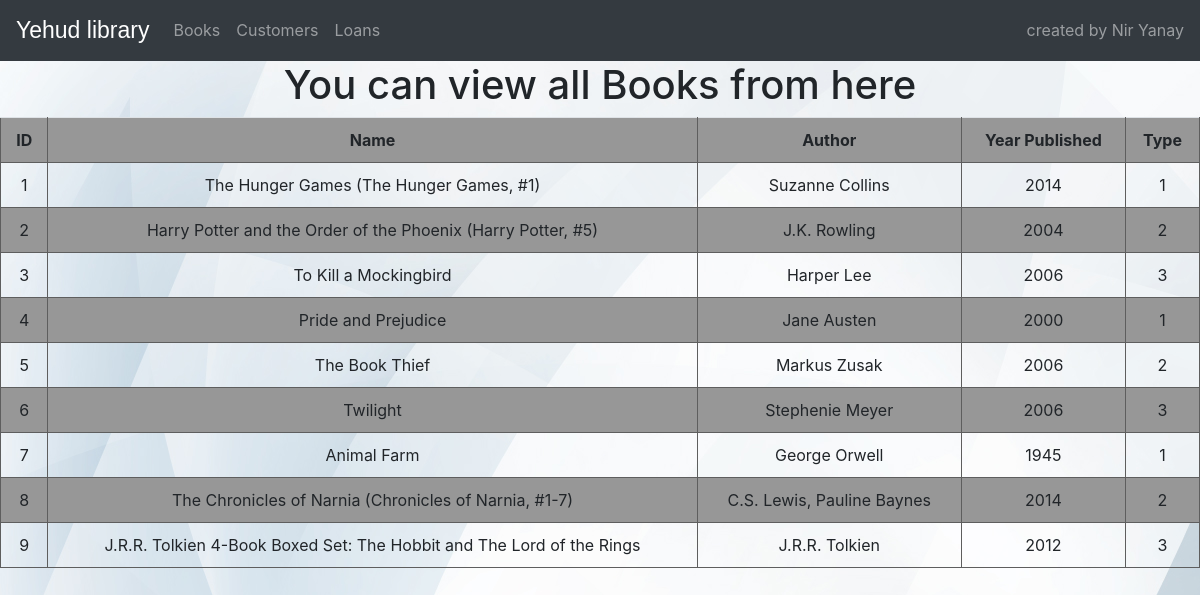
The app's page /Books/displayAllBooks with its own data.
### tables this page shows
CREATE TABLE Books (
            ID int,name text,author text,yearPublished int,type int
            ,PRIMARY KEY (ID));

### main.py (the view)
@api.route("/Books/displayAllBooks", methods=['GET', 'POST'])
def displayAllBooks():
    return tBooks.Book.displayAllBooks(tBooks.Book)

### tools/Books.py (called while the page is built)
    def displayAllBooks(self):
        self.cur.execute("SELECT * FROM Books")
        self.con.commit()
        Books = self.cur.fetchall()
        for book in Books:
            print(book)
        return render_template("/Books/displayAllBooks.html", Books=Books)

### templates/Books/displayAllBooks.html (shortened to what this page needs)
<link rel="stylesheet" href="https://cdn.jsdelivr.net/npm/bootstrap@4.0.0/dist/css/bootstrap.min.css">
{%extends 'layout.html'%}
{%block content%}
<body background="/static/image/BG.jpg">
<h1 class="text-center">You can view all Books from here</h1>
  </div>
  <div class="table-responsive">
    <table class="table">
        <tr>
            <th>ID</th>
            <th>Name</th>
            <th>Author</th>
            <th>Year Published</th>
            <th>Type</th>
        </tr>
        {% for book in Books %}
        <tr>
            <td>{{book[0]}}</td>
            <td>{{book[1]}}</td>
            <td>{{book[2]}}</td>
            <td>{{book[3]}}</td>
            <td>{{book[4]}}</td>
        </tr>
        {% endfor %}
    </table>
</div>
</body>
{%endblock%}

### templates/layout.html (shortened to what this page needs)
<!doctype html>
<html>
  <link rel="stylesheet" href="https://cdn.jsdelivr.net/npm/bootstrap@4.0.0/dist/css/bootstrap.min.css">
<head>
  <link rel="stylesheet" href="https://stackpath.bootstrapcdn.com/bootstrap/4.3.1/css/bootstrap.min.css">
</head>
<body>
  <nav class="navbar navbar-expand-lg navbar-dark bg-dark">
    <a class="navbar-brand" href="/homePage">Yehud library</a>
    <div class="collapse navbar-collapse" id="navbarText">
      <ul class="navbar-nav mr-auto">
        <li class="nav-item">
          <a class="nav-link" href="/Books">Books</a>
        </li>
        <li class="nav-item">
          <a class="nav-link" href="/Customers">Customers</a>
        </li>
        <li class="nav-item">
          <a class="nav-link" href="/Loans">Loans</a>
        </li>
      </ul>
      <span class="navbar-text">
        created by Nir Yanay
      </span>
    </div>
  </nav>
  <div id="content">{% block content %}{% endblock %}</div>
</body>
</html>

### templates/layout.html (style rules this page uses)
.navbar-brand { font-size: 23px; font-family: sans-serif; }
table { border-collapse: collapse; width: 50%; text-align: center; }
th, td { padding: 0.25rem; text-align: center; border: 1px solid rgb(94, 94, 94); }
tbody tr:nth-child(odd) { background: rgb(151, 151, 151); }

### records on screen
Books: ID "1", name "The Hunger Games (The Hunger Games, #1)", author "Suzanne Collins", yearPublished "2014", type "1"
Books: ID "2", name "Harry Potter and the Order of the Phoenix (Harry Potter, #5)", author "J.K. Rowling", yearPublished "2004", type "2"
Books: ID "3", name "To Kill a Mockingbird", author "Harper Lee", yearPublished "2006", type "3"
Books: ID "4", name "Pride and Prejudice", author "Jane Austen", yearPublished "2000", type "1"
Books: ID "5", name "The Book Thief", author "Markus Zusak", yearPublished "2006", type "2"
Books: ID "6", name "Twilight", author "Stephenie Meyer", yearPublished "2006", type "3"
Books: ID "7", name "Animal Farm", author "George Orwell", yearPublished "1945", type "1"
Books: ID "8", name "The Chronicles of Narnia (Chronicles of Narnia, #1-7)", author "C.S. Lewis, Pauline Baynes", yearPublished "2014", type "2"
Books: ID "9", name "J.R.R. Tolkien 4-Book Boxed Set: The Hobbit and The Lord of the Rings", author "J.R.R. Tolkien", yearPublished "2012", type "3"
